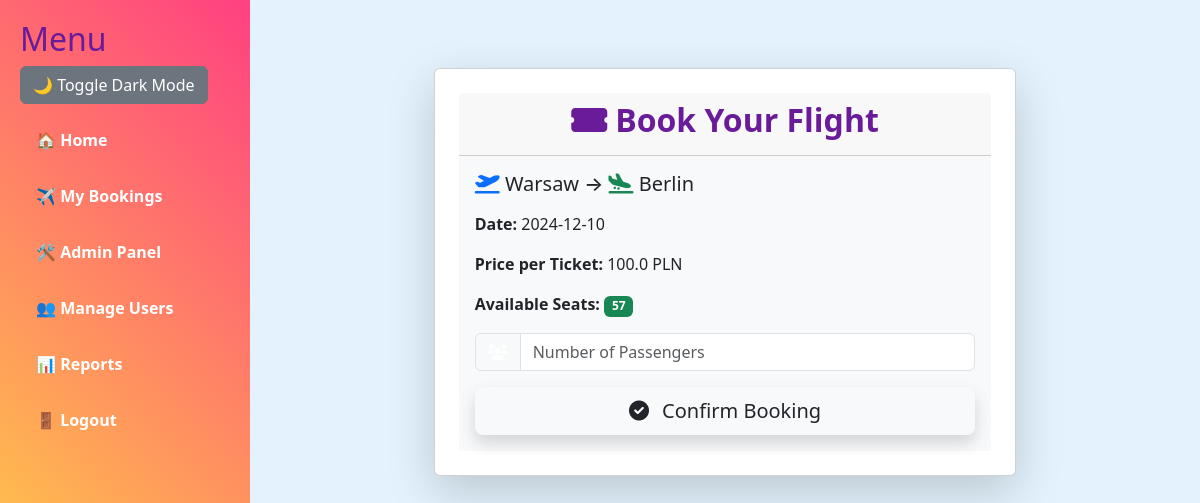
Page /book/1 (signed in) on the committed database.
### app.py (models this page shows)
class Flight(db.Model):
    id = db.Column(db.Integer, primary_key=True)
    departure_city = db.Column(db.String(100), nullable=False)
    arrival_city = db.Column(db.String(100), nullable=False)
    date = db.Column(db.String(100), nullable=False)
    price = db.Column(db.Float, nullable=False)
    available_seats = db.Column(db.Integer, nullable=False)

### app.py (the view, shortened to what this page needs)
@app.route("/book/<int:flight_id>", methods=["GET", "POST"])
@login_required
def book_flight(flight_id):
    flight = Flight.query.get_or_404(flight_id)
    return render_template("book.html", flight=flight)

### app.py (called while the page is built)
@login_manager.user_loader
def load_user(user_id):
    return User.query.get(int(user_id))

    @property
    def is_active(self):
        return True

### templates/book.html
{% extends "base.html" %}
{% block content %}
<div class="container-fluid">
    <div class="row justify-content-center my-5">
        <div class="col-md-8">
            <div class="card shadow-lg p-4 rounded">
                <div class="card-header bg-gradient-primary text-white text-center">
                    <h2 class="fw-bold"><i class="fas fa-ticket-alt me-2"></i>Book Your Flight</h2>
                </div>
                <div class="card-body bg-light">
                    <h5 class="text-dark mb-3">
                        <i class="fas fa-plane-departure text-primary"></i> {{ flight.departure_city }} →
                        <i class="fas fa-plane-arrival text-success"></i> {{ flight.arrival_city }}
                    </h5>
                    <p><strong>Date:</strong> {{ flight.date }}</p>
                    <p><strong>Price per Ticket:</strong> {{ flight.price }} PLN</p>
                    <p><strong>Available Seats:</strong>
                        {% if flight.available_seats > 0 %}
                            <span class="badge bg-success">{{ flight.available_seats }}</span>
                        {% else %}
                            <span class="badge bg-danger">Full</span>
                        {% endif %}
                    </p>
                    {% if flight.available_seats > 0 %}
                    <form method="POST">
                        <div class="input-group mb-3">
                            <span class="input-group-text bg-gradient-primary text-white">
                                <i class="fas fa-users"></i>
                            </span>
                            <input type="number" name="passengers" class="form-control" placeholder="Number of Passengers" min="1" max="{{ flight.available_seats }}" required>
                        </div>
                        <div class="d-grid">
                            <button type="submit" class="btn btn-gradient-success btn-lg shadow">
                                <i class="fas fa-check-circle me-2"></i> Confirm Booking
                            </button>
                        </div>
                    </form>
                    {% else %}
                        <p class="text-danger fw-bold">This flight is fully booked.</p>
                    {% endif %}
                </div>
            </div>
        </div>
    </div>
</div>
{% endblock %}

### templates/base.html (style rules this page uses)
body { background-color: #e3f2fd; margin: 0; display: flex; transition: background-color 0.3s, color 0.3s; }
h1, h2, h3 { color: #6a1b9a; }

### rows in the picture
Flight: departure_city "Warsaw", arrival_city "Berlin", date "2024-12-10", price "100.0", available_seats "57"
